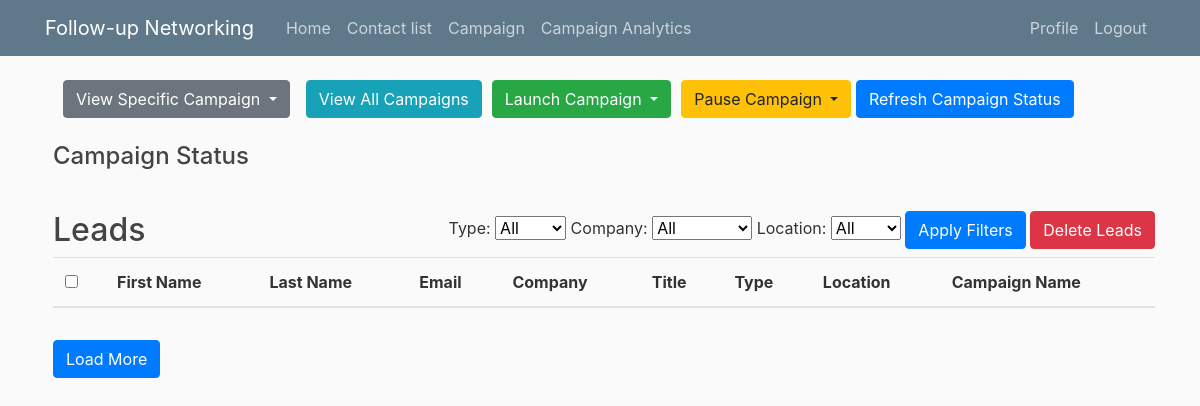
Before: /campaign/ (signed in) with the older database file.
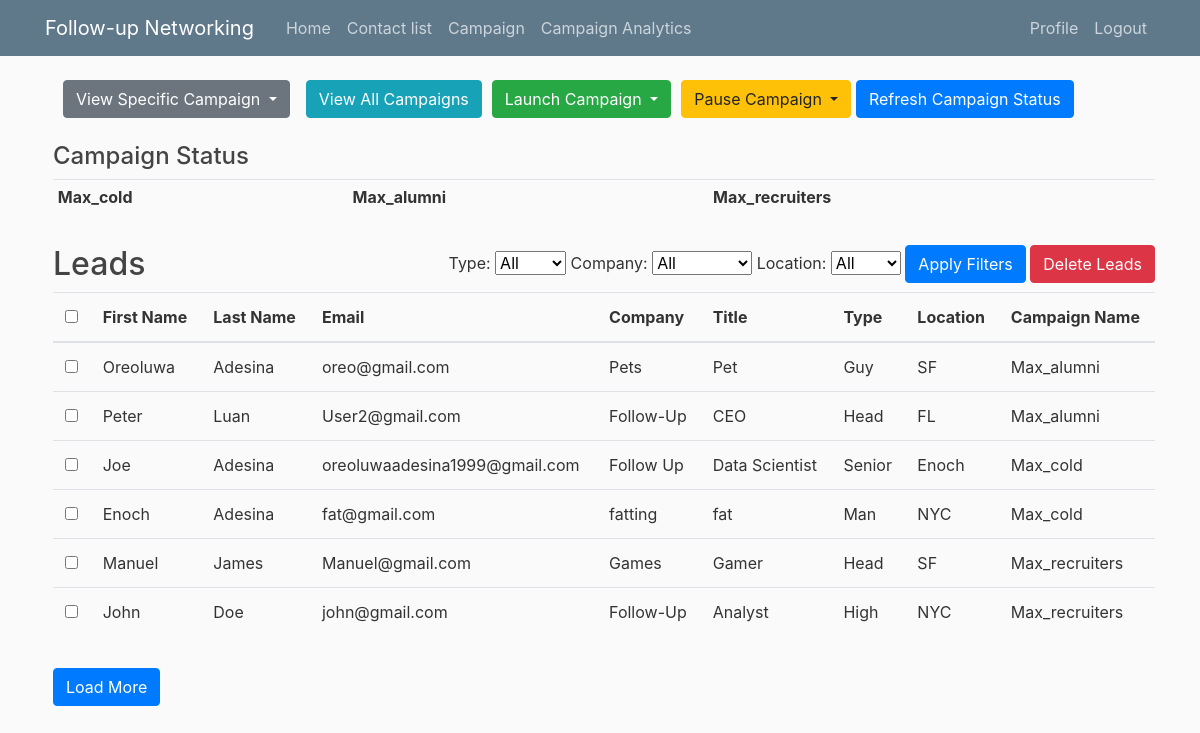
After: the same page with the newer database file.
### contacts/models.py (models this page shows, shortened)
class Campaign_Emails(models.Model):
    user = models.ForeignKey(User, on_delete=models.CASCADE, default=1)
    email = models.EmailField()
    first_name = models.CharField(max_length=100, default='')
    last_name = models.CharField(max_length=100, default='')
    company = models.CharField(max_length=100, default='')
    type = models.CharField(max_length=100, default='')
    location = models.CharField(max_length=100, default='None')
    title = models.CharField(max_length=100, default='')
    campaign_name = models.CharField(max_length=255, default='')

### contacts/views.py (the view)
# urls.py: path('campaign/', views.campaign_page, name='campaign_page'),
@login_required
def campaign_page(request):
    user_campaigns = Campaign.objects.filter(user=request.user)
    campaign_emails = Campaign_Emails.objects.filter(campaign_name__in=user_campaigns.values_list('name', flat=True)).order_by('campaign_name')
    distinct_campaigns = user_campaigns.values_list('name', flat=True).distinct()
    distinct_types = Contact.objects.values_list('type', flat=True).distinct()
    distinct_companies = Contact.objects.values_list('company', flat=True).distinct()
    distinct_locations = Contact.objects.values_list('location', flat=True).distinct()
    return render(request, 'campaign.html', {
        'campaign_emails': campaign_emails,
        'distinct_campaigns': distinct_campaigns,
        'distinct_types': distinct_types,
        'distinct_companies': distinct_companies,
        'distinct_locations': distinct_locations
    })

### contacts/templates/campaign.html (shortened to what this page needs)
{% extends 'base.html' %}
{% block content %}
    <form method="post" action="{% url 'delete_selected_leads' %}">
        <div class="ml-2">
            <div class="d-flex align-items-center">
                <div class="dropdown", style="margin-left: 10px;">
                    <button class="btn btn-secondary dropdown-toggle" type="button" id="viewCampaignDropdown" data-toggle="dropdown" aria-haspopup="true" aria-expanded="false">
                        View Specific Campaign
                    </button>
                </div>
                <button class="btn btn-info ml-3" id="viewAllButton">View All Campaigns</button>
                <div class="dropdown" style="margin-left: 10px;">
                    <button class="btn btn-success dropdown-toggle" type="button" id="launchCampaignDropdown" data-toggle="dropdown" aria-haspopup="true" aria-expanded="false">
                        Launch Campaign
                    </button>
                </div>
                <div class="dropdown" style="margin-left: 10px;">
                    <button class="btn btn-warning dropdown-toggle" type="button" id="pauseCampaignDropdown" data-toggle="dropdown" aria-haspopup="true" aria-expanded="false">
                        Pause Campaign
                    </button>
                    <button id="refreshStatusButton" class="btn btn-primary">Refresh Campaign Status</button>
                </div>
            </div>
            <div class="mt-4">
                <h4>Campaign Status</h4>
                <div class="table-responsive">
                    <table class="table table-sm">
                        <tbody>
                            <tr>
                                {% for campaign in distinct_campaigns %}
                                    <td class="smaller-text">
                                        <strong>{{ campaign }}</strong><br>
                                    </td>
                                {% endfor %}
                            </tr>
                        </tbody>
                    </table>
                </div>
            </div>
            <div class="filter-menu float-right mt-3">
                <label for="typeFilter">Type:</label>
                <select id="typeFilter">
                    <option value="">All</option>
                </select>
                <label for="companyFilter">Company:</label>
                <select id="companyFilter">
                    <option value="">All</option>
                </select>
                <label for="locationFilter">Location:</label>
                <select id="locationFilter">
                    <option value="">All</option>
                </select>
                <button id="applyFilterButton" class="btn btn-primary">Apply Filters</button>
                <button class="btn btn-danger" id="deleteLeadsButton" type="submit">Delete Leads</button>
            </div>
            <div id="campaignContent" class="mt-3">
                <h2>Leads</h2>
                <div id="campaignEmailsContainer">
                    <table class="table">
                        <thead>
                            <tr>
                                <th><input type="checkbox" id="selectAllCheckbox"></th>
                                <th>First Name</th>
                                <th>Last Name</th>
                                <th>Email</th>
                                <th>Company</th>
                                <th>Title</th>
                                <th>Type</th>
                                <th>Location</th>
                                <th>Campaign Name</th>
                            </tr>
                        </thead>
                        <tbody id="campaignEmailsTableBody">
                            {% for email_entry in campaign_emails %}
                                <tr data-campaign="{{ email_entry.campaign_name }}">
                                    <td><input type="checkbox" class="rowCheckbox" name="lead_ids" value="{{ email_entry.id }}"></td>
                                    <td>{{ email_entry.first_name }}</td>
                                    <td>{{ email_entry.last_name }}</td>
                                    <td>{{ email_entry.email }}</td>
                                    <td>{{ email_entry.company }}</td>
                                    <td>{{ email_entry.title }}</td>
                                    <td>{{ email_entry.type }}</td>
                                    <td>{{ email_entry.location }}</td>
                                    <td>{{ email_entry.campaign_name }}</td>
                                </tr>
                            {% endfor %}
                        </tbody>
                    </table>
                </div>
                <button class="btn btn-primary mt-3" id="loadMoreButton">Load More</button>
            </div>
        </div>
    </form>
{% endblock %}

### contacts/templates/base.html (shortened to what this page needs)
{% load static %}
<!DOCTYPE html>
<html lang="en">
<head>
    <link rel="stylesheet" href="https://cdn.jsdelivr.net/npm/bootstrap@4.0.0/dist/css/bootstrap.min.css">
    <link rel="stylesheet" type="text/css" href="{% static 'main.css' %}">
</head>
<body>
    <header class="site-header">
        <nav class="navbar navbar-expand-md navbar-dark bg-steel fixed-top">
            <div class="container">
                <a class="navbar-brand mr-4" href="{% url 'home' %}">Follow-up Networking</a>
                <div class="collapse navbar-collapse" id="navbarToggle">
                    <div class="navbar-nav mr-auto">
                        <a class="nav-item nav-link" href="{% url 'home' %}">Home</a>
                        <a class="nav-item nav-link" href="{% url 'contact-list' %}">Contact list</a>
                        <a class="nav-item nav-link" href="{% url 'campaign_page' %}">Campaign</a>
                        <a class="nav-item nav-link" href="{% url 'campaign_analytics' %}">Campaign Analytics</a>
                    </div>
                    <div class="navbar-nav ml-auto">
                        {% if user.is_authenticated %}
                            <a class="nav-item nav-link" href="{% url 'profile' %}">Profile</a>
                            <a class="nav-item nav-link" href="{% url 'logout' %}">Logout</a>
                        {% else %}
                            <a class="nav-item nav-link" href="{% url 'login' %}">Login</a>
                            <a class="nav-item nav-link" href="{% url 'register' %}">Register</a>
                        {% endif %}
                    </div>
                </div>
            </div>
        </nav>
    </header>
    <main role="main" class="container">
        {% block content %}
        {% endblock %}
    </main>
</body>
</html>

### contacts/static/main.css (style rules this page uses)
body { background: #fafafa; color: #333333; margin-top: 5rem; }
h1, h2, h3, h4, h5, h6 { color: #444444; }
.bg-steel { background-color: #5f788a; }
.site-header .navbar-nav .nav-link { color: #cbd5db; }

Changed rows visible on the page:
added Campaign_Emails: first_name "Oreoluwa", last_name "Adesina", email "oreo@gmail.com", company "Pets", title "Pet", type "Guy", location "SF", campaign_name "Max_alumni"
added Campaign_Emails: first_name "Peter", last_name "Luan", email "User2@gmail.com", company "Follow-Up", title "CEO", type "Head", location "FL", campaign_name "Max_alumni"
added Campaign_Emails: first_name "Joe", last_name "Adesina", email "oreoluwaadesina1999@gmail.com", company "Follow Up", title "Data Scientist", type "Senior", location "Enoch", campaign_name "Max_cold"
added Campaign_Emails: first_name "Enoch", last_name "Adesina", email "fat@gmail.com", company "fatting", title "fat", type "Man", location "NYC", campaign_name "Max_cold"
added Campaign_Emails: first_name "Manuel", last_name "James", email "Manuel@gmail.com", company "Games", title "Gamer", type "Head", location "SF", campaign_name "Max_recruiters"
added Campaign_Emails: first_name "John", last_name "Doe", email "john@gmail.com", company "Follow-Up", title "Analyst", type "High", location "NYC", campaign_name "Max_recruiters"
Other visible differences:
new list line: "Max_cold"
new list line: "Max_alumni"
new list line: "Max_recruiters"
